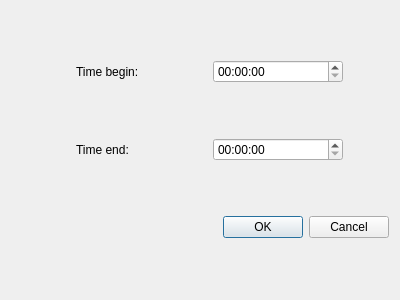
<?xml version="1.0" encoding="UTF-8"?>
<ui version="4.0">
 <class>cutDialog</class>
 <widget class="QDialog" name="cutDialog">
  <property name="geometry">
   <rect>
    <x>0</x>
    <y>0</y>
    <width>400</width>
    <height>300</height>
   </rect>
  </property>
  <property name="windowTitle">
   <string>Dialog</string>
  </property>
  <layout class="QGridLayout" name="gridLayout" columnstretch="1,2,2,0" columnminimumwidth="1,2,1,0">
   <item row="0" column="2">
    <widget class="QTimeEdit" name="timebegin"/>
   </item>
   <item row="1" column="1">
    <widget class="QLabel" name="label_2">
     <property name="text">
      <string>Time end:</string>
     </property>
    </widget>
   </item>
   <item row="0" column="3">
    <spacer name="horizontalSpacer">
     <property name="orientation">
      <enum>Qt::Horizontal</enum>
     </property>
     <property name="sizeHint" stdset="0">
      <size>
       <width>40</width>
       <height>20</height>
      </size>
     </property>
    </spacer>
   </item>
   <item row="1" column="3">
    <spacer name="horizontalSpacer_2">
     <property name="orientation">
      <enum>Qt::Horizontal</enum>
     </property>
     <property name="sizeHint" stdset="0">
      <size>
       <width>40</width>
       <height>20</height>
      </size>
     </property>
    </spacer>
   </item>
   <item row="2" column="1" colspan="3">
    <widget class="QDialogButtonBox" name="buttonBox">
     <property name="orientation">
      <enum>Qt::Horizontal</enum>
     </property>
     <property name="standardButtons">
      <set>QDialogButtonBox::Cancel|QDialogButtonBox::Ok</set>
     </property>
    </widget>
   </item>
   <item row="1" column="2">
    <widget class="QTimeEdit" name="timeend"/>
   </item>
   <item row="0" column="1">
    <widget class="QLabel" name="label">
     <property name="text">
      <string>Time begin:</string>
     </property>
    </widget>
   </item>
   <item row="0" column="0">
    <spacer name="horizontalSpacer_3">
     <property name="orientation">
      <enum>Qt::Horizontal</enum>
     </property>
     <property name="sizeHint" stdset="0">
      <size>
       <width>40</width>
       <height>20</height>
      </size>
     </property>
    </spacer>
   </item>
   <item row="1" column="0">
    <spacer name="horizontalSpacer_4">
     <property name="orientation">
      <enum>Qt::Horizontal</enum>
     </property>
     <property name="sizeHint" stdset="0">
      <size>
       <width>40</width>
       <height>20</height>
      </size>
     </property>
    </spacer>
   </item>
  </layout>
 </widget>
 <resources/>
 <connections>
  <connection>
   <sender>buttonBox</sender>
   <signal>accepted()</signal>
   <receiver>cutDialog</receiver>
   <slot>accept()</slot>
   <hints>
    <hint type="sourcelabel">
     <x>248</x>
     <y>254</y>
    </hint>
    <hint type="destinationlabel">
     <x>157</x>
     <y>274</y>
    </hint>
   </hints>
  </connection>
  <connection>
   <sender>buttonBox</sender>
   <signal>rejected()</signal>
   <receiver>cutDialog</receiver>
   <slot>reject()</slot>
   <hints>
    <hint type="sourcelabel">
     <x>316</x>
     <y>260</y>
    </hint>
    <hint type="destinationlabel">
     <x>286</x>
     <y>274</y>
    </hint>
   </hints>
  </connection>
 </connections>
</ui>
